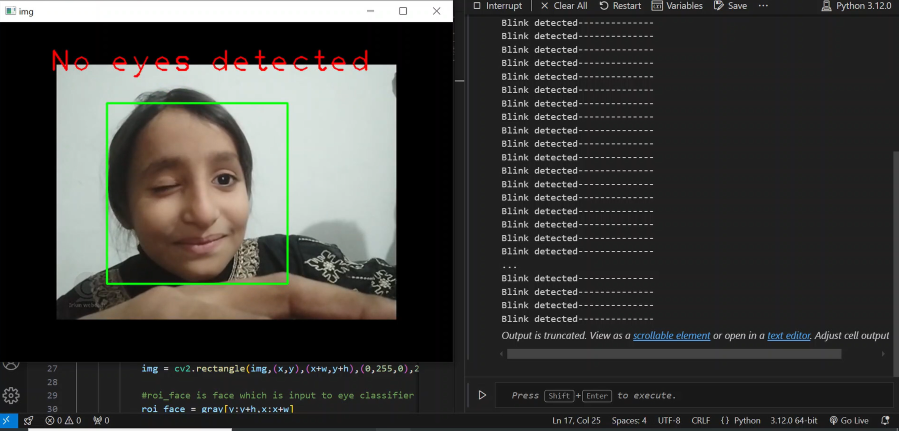
#> input picture Eye_Blink_Detection.png, 1797 x 861 px, given in place of the camera (shown at 1/2 size)
$ python Eye_Blink_Detection.py
#> lines starting #> are read from the running program, lines starting #| are printed output that depends on the picture; after the words box and inside, x2 and y2 are one past the last pixel; in counts of white or black regions, pixels touching at a corner belong together
# P4: Eye Blink Detection Using OpenCV

#imports the libraries
import numpy as np
import cv2

#Initializing the face and eye cascade classifiers from xml files
face_cascade = cv2.CascadeClassifier('haarcascade_frontalface_default.xml')
eye_cascade = cv2.CascadeClassifier('haarcascade_eye_tree_eyeglasses.xml')

#Variable store execution state
first_read = True

#Starting the video capture
cap = cv2.VideoCapture(1)
ret,img = cap.read()
#> img is the input picture: shape (861, 1797, 3); mean B, G, R 59.3, 62.2, 62.5

while(ret):
    ret,img = cap.read()
    #Coverting the recorded image to grayscale
    gray = cv2.cvtColor(img,cv2.COLOR_BGR2GRAY)
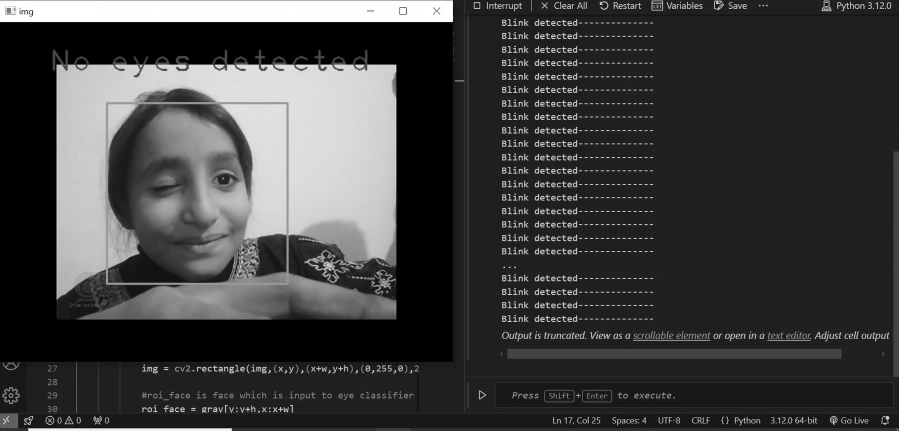
#> gray: shape (861, 1797) (shown at 1/2 size); min 0, max 255, mean 61.9
    #Applying filter to remove impurities
    gray = cv2.bilateralFilter(gray,5,1,1)

    #Detecting the face for region of image to be fed to eye classifier
    faces = face_cascade.detectMultiScale(gray, 1.3, 5,minSize=(200,200))
#> faces = [[243, 241, 302, 302]]
    if(len(faces)>0):
        for (x,y,w,h) in faces:
            img = cv2.rectangle(img,(x,y),(x+w,y+h),(0,255,0),2)

            #roi_face is face which is input to eye classifier
            roi_face = gray[y:y+h,x:x+w]
            roi_face_clr = img[y:y+h,x:x+w]
            eyes = eye_cascade.detectMultiScale(roi_face,1.3,5,minSize=(50,50))

            #Examining the length of eyes object for eyes
            if(len(eyes)>=2):
                #Check if program is running for detection
                if(first_read):
                    cv2.putText(img, "Eye detected press s to begin", (70,70), cv2.FONT_HERSHEY_PLAIN, 3,(0,255,0),2)
                else:
                    cv2.putText(img, "Eyes open!", (70,70), cv2.FONT_HERSHEY_PLAIN, 2,(255,255,255),2)
            else:
                if(first_read):
                    #To ensure if the eyes are present before starting
                    cv2.putText(img, "No eyes detected", (70,70), cv2.FONT_HERSHEY_PLAIN, 3,(0,0,255),2)
                else:
                    #This will print on console and restart the algorithm
                    print("Blink detected--------------")
                    cv2.waitKey(3000)
                    first_read=True
#> this loop made 1 pass
#> (x, y, w, h, eyes) on pass 1: (243, 241, 302, 302, [[170, 86, 65, 65]])
#> pass 1, `img = cv2.rectangle(img,(x,y),(x+w,y+h),(0,255,0),2)`:
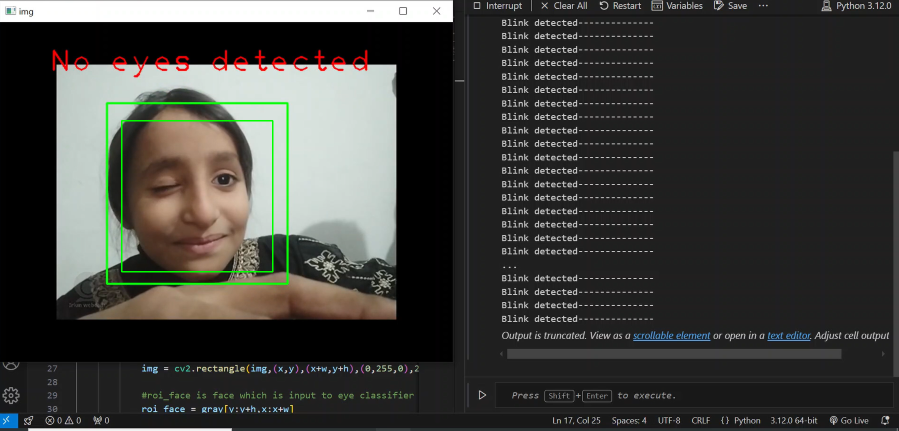
#> img: shape (861, 1797, 3) (shown at 1/2 size); 0.23% of pixels changed, all inside (x1, y1, x2, y2) = (242, 240, 547, 545)
#> pass 1, `roi_face = gray[y:y+h,x:x+w]`:
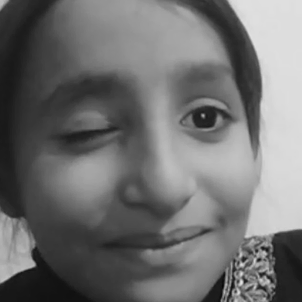
#> roi_face: shape (302, 302); min 7, max 228, mean 111.7
#> pass 1, `roi_face_clr = img[y:y+h,x:x+w]`:
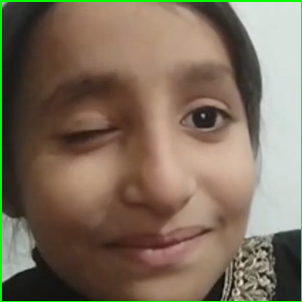
#> roi_face_clr: shape (302, 302, 3); mean B, G, R 92, 110.9, 125.3
#> after the loop:
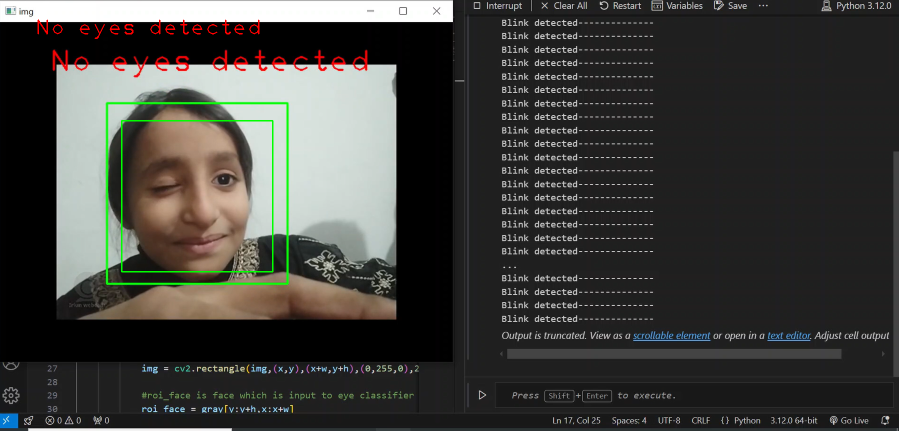
#> img: shape (861, 1797, 3) (shown at 1/2 size); 0.15% of pixels changed, all inside (x1, y1, x2, y2) = (75, 39, 519, 78)

    else:
        cv2.putText(img,"No face detected",(100,100),cv2.FONT_HERSHEY_PLAIN, 3, (0,255,0),2)

    #Controlling the algorithm with keys
    cv2.imshow('img',img)
    a = cv2.waitKey(1)
#> (key q is pressed here)
    if(a==ord('q')):
        break
    elif(a==ord('s') and first_read):
        #This will start the detection
        first_read = False

cap.release()
cv2.destroyAllWindows()
